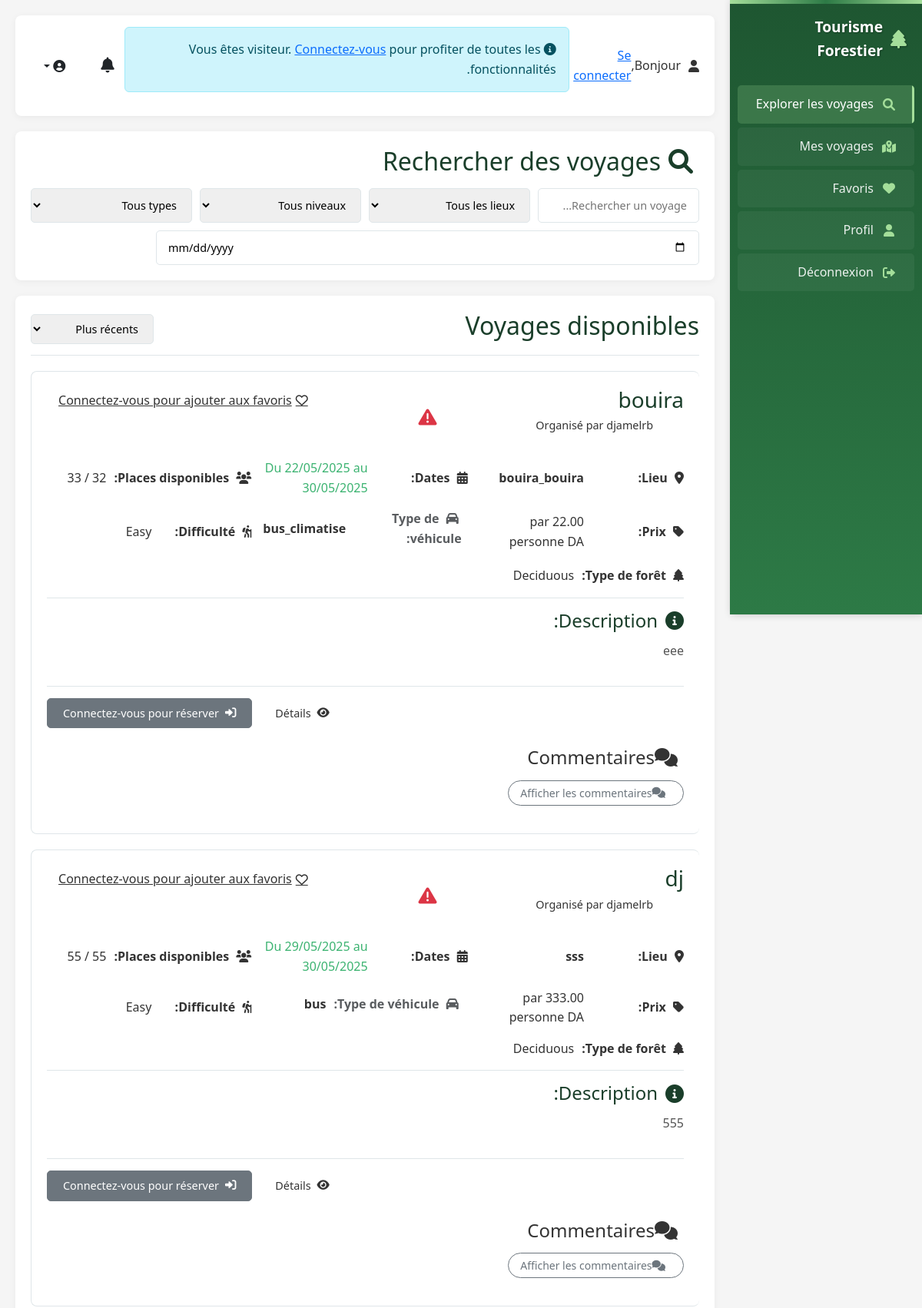
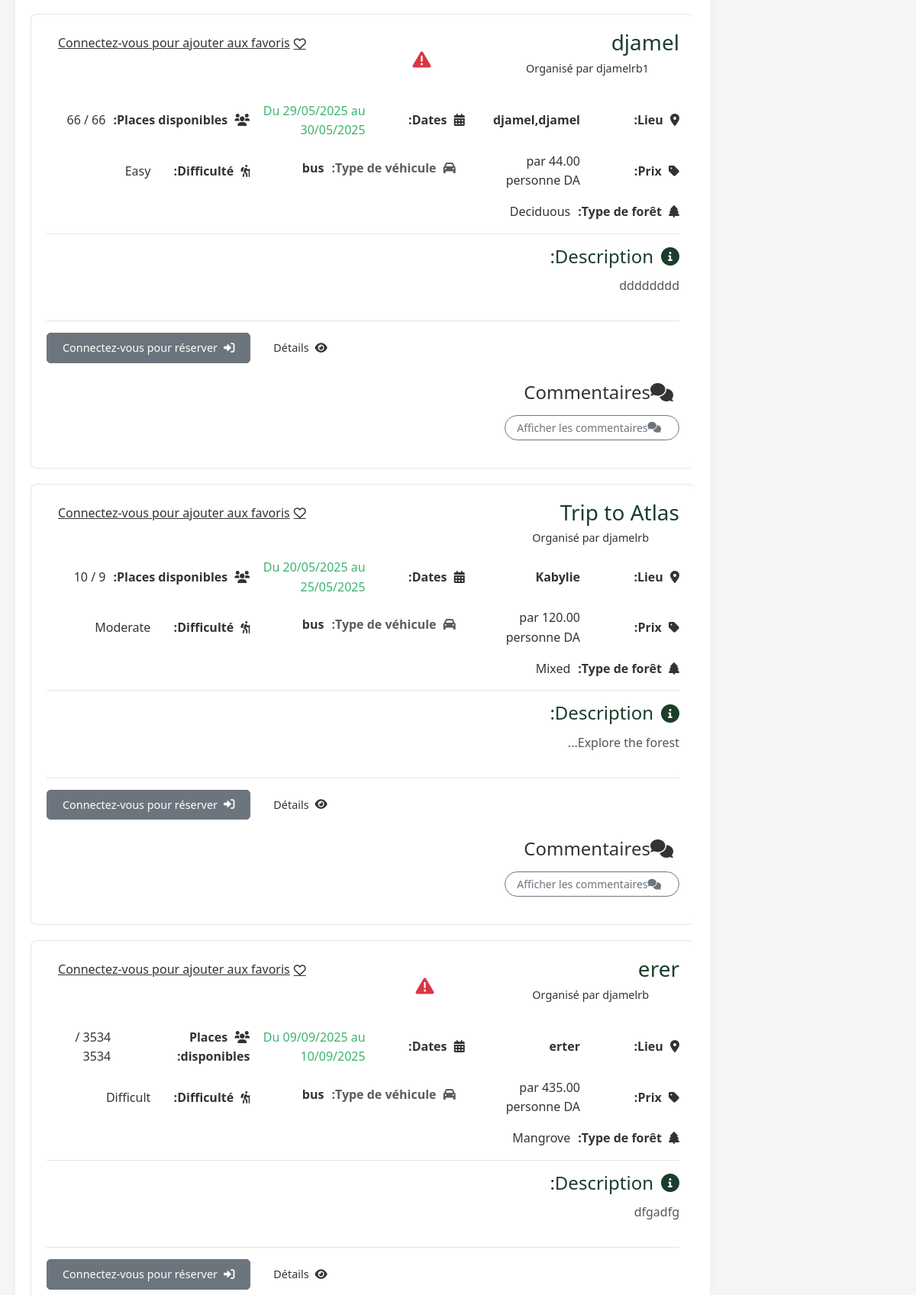
Screenshot of /user.php (upper part) with the database file from the repository (2 pictures, top to bottom).
### tables this page shows
CREATE TABLE `trips` (
  `id` int(11) NOT NULL,
  `organizer_id` int(11) NOT NULL,
  `title` varchar(100) NOT NULL,
  `description` text NOT NULL,
  `location` varchar(100) NOT NULL,
  `start_date` date NOT NULL,
  `end_date` date NOT NULL,
  `price` decimal(10,2) NOT NULL,
  `max_participants` int(11) NOT NULL,
  `featured_image` varchar(255) DEFAULT NULL,
  `created_at` timestamp NOT NULL DEFAULT current_timestamp(),
  `updated_at` timestamp NOT NULL DEFAULT current_timestamp() ON UPDATE current_timestamp(),
  `approved` tinyint(1) DEFAULT 0,
  `difficulty_level` enum('easy','moderate','difficult','expert') NOT NULL,
  `forest_type` enum('deciduous','coniferous','mixed','rainforest','mangrove') NOT NULL,
  `vehicle_type` enum('bus','bus_climatise','voiture','voiture_4x4','minibus','autre') DEFAULT 'bus',
  `status` enum('actif','complet','annulé') NOT NULL DEFAULT 'actif',
  `safety_tips` text DEFAULT NULL COMMENT 'Conseils de sécurité pour la région (ex: forêt inflammable, chasse interdite...)'
);

CREATE TABLE `users` (
  `id` int(11) NOT NULL,
  `username` varchar(50) NOT NULL,
  `email` varchar(100) NOT NULL,
  `password` varchar(255) NOT NULL,
  `full_name` varchar(100) DEFAULT NULL,
  `profile_pic` varchar(555) DEFAULT NULL,
  `bio` text DEFAULT NULL,
  `user_type` enum('admin','organizer','user') DEFAULT 'user',
  `created_at` timestamp NOT NULL DEFAULT current_timestamp(),
  `updated_at` timestamp NOT NULL DEFAULT current_timestamp() ON UPDATE current_timestamp(),
  `last_activity` timestamp NULL DEFAULT NULL,
  `v_org` varchar(2) DEFAULT NULL,
  `phone` varchar(15) NOT NULL,
  `last_login` datetime DEFAULT NULL
);

### user.php (the view, shortened to what this page needs)
<?php
require_once 'config.php';
$user = null;
$user_id = $_SESSION['user_id'] ?? null;
$search_query = $_GET['search'] ?? '';
$date_filter = $_GET['trip_date'] ?? '';
$sql = "SELECT t.*, u.username as organizer_name, u.profile_pic as organizer_pic
        FROM trips t
        JOIN users u ON t.organizer_id = u.id
        WHERE t.start_date >= CURDATE() AND t.status = 'actif'";
$params = [];
$order_by = $_GET['order_by'] ?? 'recent';
switch ($order_by) {
    default: $sql .= " ORDER BY t.created_at DESC";
}
$stmt = $pdo->prepare($sql);
$stmt->execute($params);
$trips = $stmt->fetchAll();
$favorites = [];
?>
<!DOCTYPE html>
<html  lang="fr" dir="rtl">
<head>
    <link rel="stylesheet" href="https://cdnjs.cloudflare.com/ajax/libs/font-awesome/6.0.0/css/all.min.css">
    <link href="https://cdn.jsdelivr.net/npm/bootstrap@5.3.0/dist/css/bootstrap.min.css" rel="stylesheet">
</head>
<body>
    <div class="dashboard">
        <div class="sidebar">
            <div class="logo">
                <i class="fas fa-tree"></i>
                <span>Tourisme Forestier</span>
            </div>
            <ul class="menu">
                <li class="active"><a href="#"><i class="fas fa-search"></i> Explorer les voyages</a></li>
                <li><a href="mes_voyages.php"><i class="fas fa-map-marked-alt"></i> Mes voyages</a></li>
                <li><a href="favorites.php"><i class="fas fa-heart"></i> Favoris</a></li>
                <li><a href="profile.php"><i class="fas fa-user"></i> Profil</a></li>
                <li><a href="login.php"><i class="fas fa-sign-out-alt"></i> Déconnexion</a></li>
            </ul>
        </div>
        <div class="main-content">
            <div class="user-info-bar">
                <div class="user-greeting">
                    <i class="fas fa-user"></i>
                    Bonjour, <?php if ($user_id): ?>
    <a href="profile.php"><span><?= htmlspecialchars($user['username']) ?></span></a>
<?php else: ?>
    <a href="login.php">Se connecter</a>
<?php endif; ?>
                </div>
                <?php if ($user_id): ?>
<?php else: ?>
    <div class="alert alert-info">
    <i class="fas fa-info-circle"></i>
    Vous êtes visiteur. <a href="login.php">Connectez-vous</a> pour profiter de toutes les fonctionnalités.
</div>
<?php endif; ?>
                <div class="d-flex align-items-center gap-3">
                    <div class="notification-dropdown">
                        <button class="btn position-relative" type="button" id="notificationDropdown"
                                data-bs-toggle="dropdown" aria-expanded="false">
                            <i class="fas fa-bell fs-5"></i>
                        </button>
                    </div>
                    <div class="dropdown">
                        <button class="btn dropdown-toggle" type="button" id="userDropdown" data-bs-toggle="dropdown">
                            <i class="fas fa-user-circle me-1"></i>
                        </button>
                    </div>
                </div>
            </div>
            <div class="search-section">
                <h2><i class="fas fa-search me-2"></i>Rechercher des voyages</h2>
                <form method="GET" class="search-form">
                    <input type="text" name="search" placeholder="Rechercher un voyage..." value="<?= htmlspecialchars($search_query) ?>">
                    <select name="location">
                        <option value="">Tous les lieux</option>
                    </select>
                    <select name="difficulty">
                        <option value="">Tous niveaux</option>
                    </select>
                    <select name="forest_type">
                        <option value="">Tous types</option>
                    </select>
                    <input type="date" name="trip_date" value="<?= htmlspecialchars($date_filter) ?>">
                    <button type="submit" class="search-btn">
                        <i class="fas fa-search me-1"></i> Rechercher
                    </button>
                </form>
            </div>
            <div class="section">
                <div class="section-header">
                    <h2>Voyages disponibles</h2>
                    <div class="filter">
                        <form method="GET" id="order-form">
                            <select name="order_by" onchange="document.getElementById('order-form').submit()">
                                <option value="recent" <?= $order_by == 'recent' ? 'selected' : '' ?>>Plus récents</option>
                            </select>
                        </form>
                    </div>
                </div>
                <?php if (empty($trips)): ?>
    <div class="no-results">
        <i class="fas fa-campground" style="font-size: 40px; margin-bottom: 15px;"></i>
        <h3>Aucun voyage disponible</h3>
        <p>Aucun voyage ne correspond à votre recherche. Essayez de modifier vos critères.</p>
    </div>
<?php else: ?>
    <?php foreach ($trips as $trip): ?>
        <div class="trip-card">
            <div class="trip-header">
                <div>
                    <h3 class="trip-title">
                        <?= htmlspecialchars($trip['title']) ?>
                    </h3>
                    <div class="trip-organizer">
                        <span>Organisé par <?= htmlspecialchars($trip['organizer_name']) ?></span>
                    </div>
                </div>
                <?php if (!empty($trip['safety_tips'])): ?>
<div class="trip-safety-tips">
    <button class="safety-tips-toggle" type="button">
        <i class="fas fa-exclamation-triangle text-danger"></i>
    </button>
</div>
<?php endif; ?>
<?php if ($user_id): ?>
    <form method="post" action="update_favorite.php" class="favorite-form">
        <input type="hidden" name="trip_id" value="<?= $trip['id'] ?>">
        <input type="hidden" name="action" value="<?= in_array($trip['id'], $favorites) ? 'remove' : 'add' ?>">
        <input type="hidden" name="csrf_token" value="<?= $_SESSION['csrf_token'] ?>">
        <input type="hidden" name="redirect_to" value="<?= htmlspecialchars($_SERVER['REQUEST_URI']) ?>">
        <button type="submit" class="favorite-btn">
            <i class="<?= in_array($trip['id'], $favorites) ? 'fas' : 'far' ?> fa-heart"></i>
            <span class="favorite-text">
                <?= in_array($trip['id'], $favorites) ? 'Favori' : 'Ajouter aux favoris' ?>
            </span>
        </button>
    </form>
<?php else: ?>
    <div class="favorite-form">
        <a href="login.php?return_to=<?= urlencode($_SERVER['REQUEST_URI']) ?>" class="favorite-btn btn-view">
            <i class="far fa-heart"></i> Connectez-vous pour ajouter aux favoris
        </a>
    </div>
<?php endif; ?>
            </div>
            <div class="trip-basic-info">
                <div class="info-row">
                    <span class="info-label"><i class="fas fa-map-marker-alt"></i> Lieu:</span>
                    <span class="info-value trip-location"><?= htmlspecialchars($trip['location']) ?></span>
                </div>
                <div class="info-row">
                    <span class="info-label"><i class="fas fa-calendar-alt"></i> Dates:</span>
                    <span class="info-value trip-date">
                        Du <?= date('d/m/Y', strtotime($trip['start_date'])) ?>
                        au <?= date('d/m/Y', strtotime($trip['end_date'])) ?>
                    </span>
                </div>
                                <div class="info-row">
                                    <span class="info-label"><i class="fas fa-users"></i> Places disponibles:</span>
                                    <span class="info-value">
                                        <?php
                                        $booked = $pdo->prepare("SELECT SUM(participants) FROM bookings WHERE trip_id = ? AND status = 'confirmed'");
                                        $booked->execute([$trip['id']]);
                                        $booked_count = $booked->fetchColumn();
                                        echo ($trip['max_participants'] - $booked_count) . ' / ' . $trip['max_participants'];
                                        ?>
                                    </span>
                                </div>
                                <div class="info-row">
                                    <span class="info-label"><i class="fas fa-tag"></i> Prix:</span>
                                    <span class="info-value"><?= $trip['price'] ?>  par personne DA</span>
                                </div>
                                <div class="info-row d-flex align-items-center mb-2">
    <span class="info-label me-2 text-muted">
        <i class="fas fa-car me-1"></i> Type de véhicule:
    </span>
    <span class="info-value fw-bold">
        <?= isset($trip['vehicle_type']) ? htmlspecialchars($trip['vehicle_type']) : 'Non spécifié' ?>
    </span>
</div>
                                <div class="info-row">
                                    <span class="info-label"><i class="fas fa-hiking"></i> Difficulté:</span>
                                    <span class="info-value"><?= ucfirst(htmlspecialchars($trip['difficulty_level'])) ?></span>
                                </div>
                                <div class="info-row">
                                    <span class="info-label"><i class="fas fa-tree"></i> Type de forêt:</span>
                                    <span class="info-value"><?= ucfirst(htmlspecialchars($trip['forest_type'])) ?></span>
                                </div>
                            </div>
                            <?php if (!empty($trip['description'])): ?>
                            <div class="trip-description">
                                <h4><i class="fas fa-info-circle"></i> Description:</h4>
                                <p><?= nl2br(htmlspecialchars($trip['description'])) ?></p>
                            </div>
                            <?php endif; ?>
                            <div class="trip-actions">
                                <a href="trip_details.php?id=<?= $trip['id'] ?>" class="btn btn-view">
                                    <i class="fas fa-eye"></i> Détails
                                </a>
<?php if ($user_id && $trip['status'] === 'actif'): ?>
    <?php $available_spots = $trip['max_participants'] - $booked_count; ?>
    <?php if ($available_spots > 0): ?>
        <button class="btn btn-book" onclick="bookTrip(<?= $trip['id'] ?>)">
            <i class="fas fa-calendar-check"></i> Réserver
            (<?= $available_spots ?> places)
        </button>
    <?php else: ?>
        <button class="btn btn-disabled" disabled>
            <i class="fas fa-times-circle"></i> Complet
        </button>
    <?php endif; ?>
<?php elseif (!$user_id): ?>
    <button class="btn btn-secondary" onclick="showLoginModal()">
        <i class="fas fa-sign-in-alt"></i> Connectez-vous pour réserver
    </button>
                <?php endif; ?>
                            </div>
<div class="trip-comments-section mt-4">
<h4 class="mb-0">
            <i class="fas fa-comments me-2"></i>Commentaires
        </h4>
<button class="btn btn-sm btn-outline-secondary toggle-comments-btn mb-3">
    <i class="fas fa-comments me-2"></i>
    <span class="show-text"> Afficher les commentaires</span>
</button>
</div>
</div>
                    <?php endforeach; ?>
                <?php endif; ?>
        </div>
    </div>
</body>
</html>

### rows the page displays
trips: title "bouira", organizer.username "djamelrb", location "bouira_bouira", start_date "22/05/2025", end_date "30/05/2025", max_participants "32", max_participants "33", price "22.00", vehicle_type "bus_climatise", difficulty_level "Easy", forest_type "Deciduous", description "eee"
trips: title "dj", organizer.username "djamelrb", location "sss", start_date "29/05/2025", end_date "30/05/2025", $trip['max_participants']-$booked_count "55", max_participants "55", price "333.00", vehicle_type "bus", difficulty_level "Easy", forest_type "Deciduous", description "555"
trips: title "djamel", organizer.username "djamelrb1", location "djamel,djamel", start_date "29/05/2025", end_date "30/05/2025", $trip['max_participants']-$booked_count "66", max_participants "66", price "44.00", vehicle_type "bus", difficulty_level "Easy", forest_type "Deciduous", description "dddddddd"
trips: title "Trip to Atlas", organizer.username "djamelrb", location "Kabylie", start_date "20/05/2025", end_date "25/05/2025", max_participants "10", price "120.00", vehicle_type "bus", difficulty_level "Moderate", forest_type "Mixed", description "Explore the forest..."
trips: title "erer", organizer.username "djamelrb", location "erter", start_date "09/09/2025", end_date "10/09/2025", $trip['max_participants']-$booked_count "3534", max_participants "3534", price "435.00", vehicle_type "bus", difficulty_level "Difficult", forest_type "Mangrove", description "dfgadfg"
